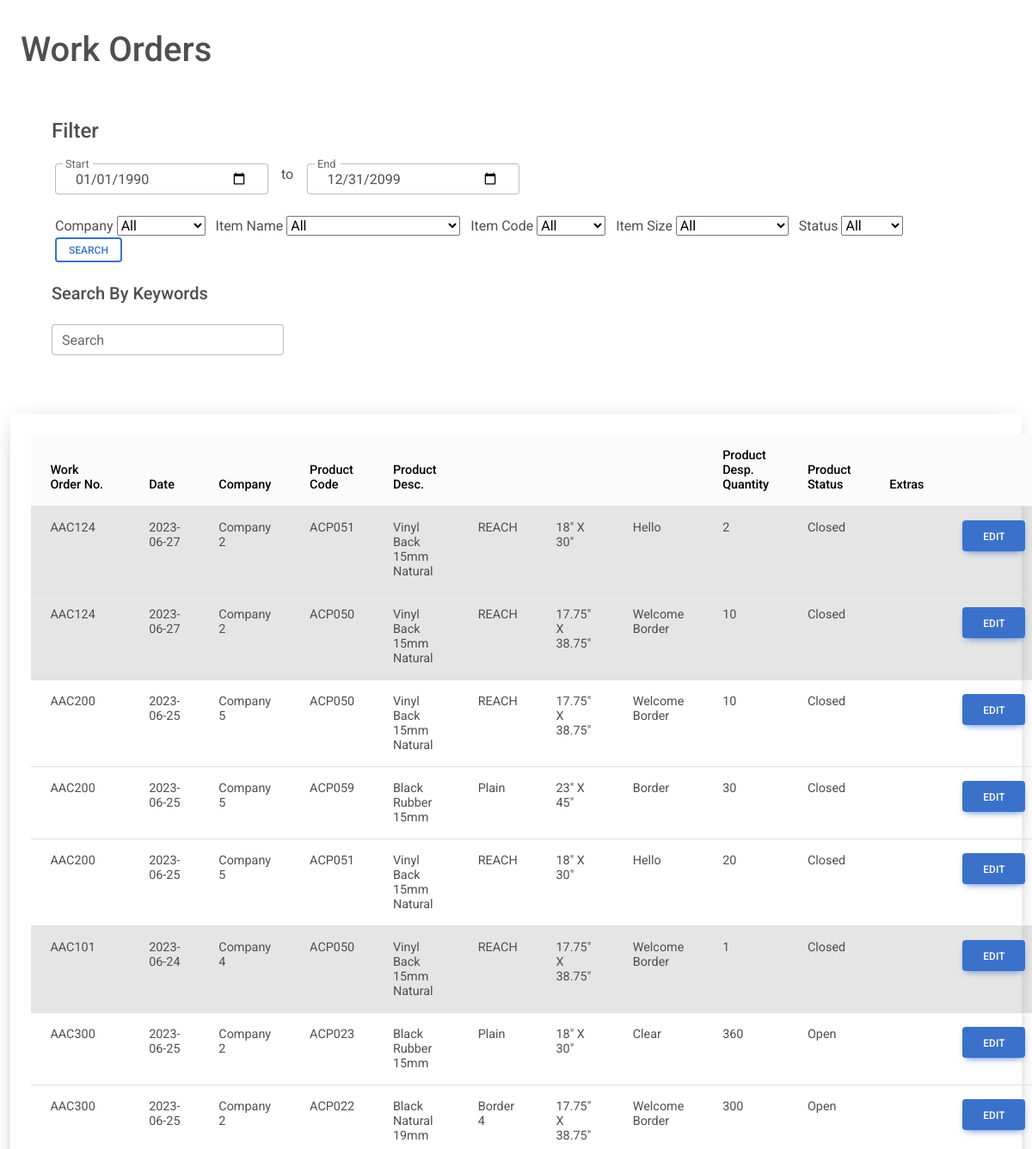
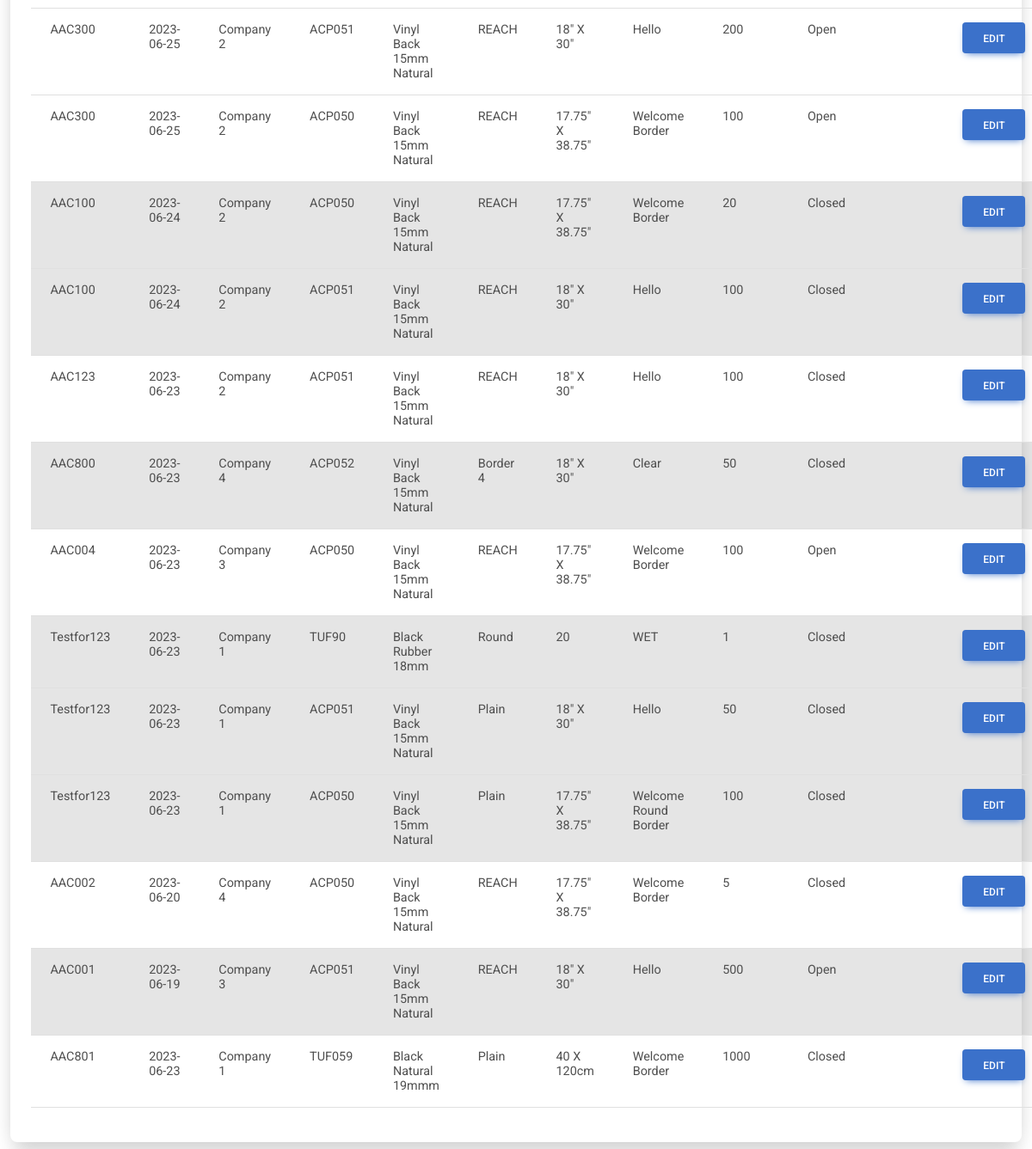
The app's page /workordershowall.php, older data (2 pictures, top to bottom).
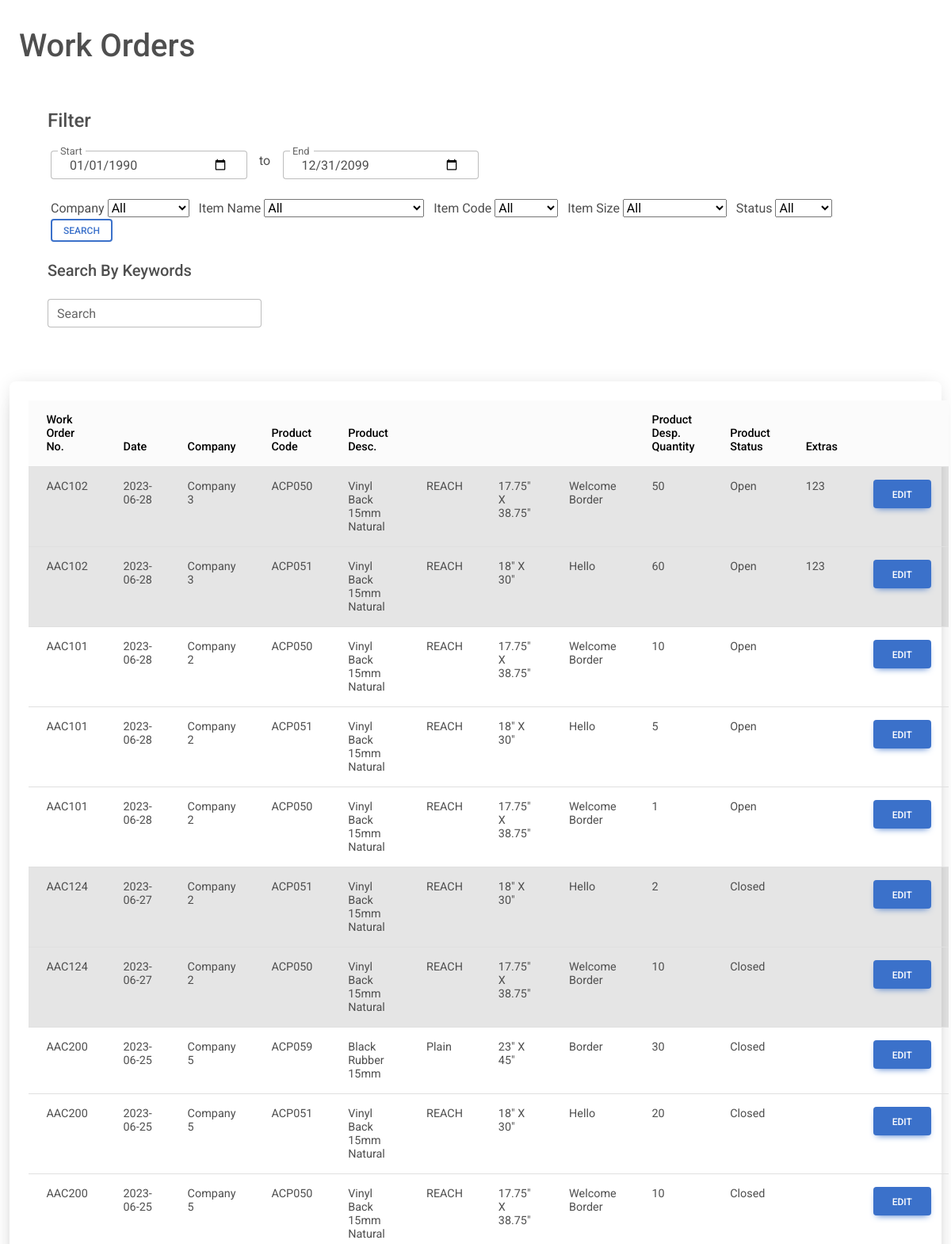
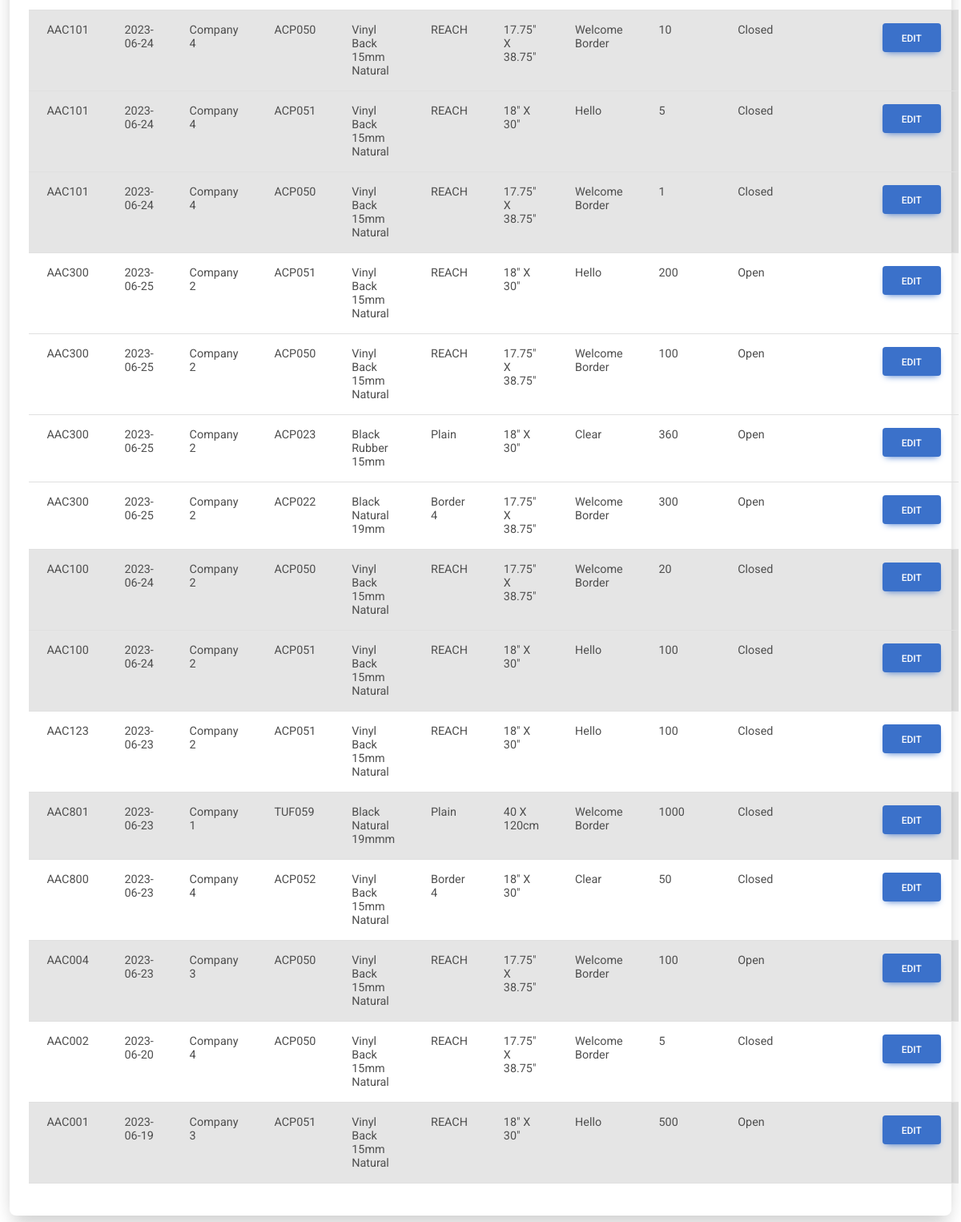
The same page, newer data (2 pictures, top to bottom).
### tables this page shows
CREATE TABLE IF NOT EXISTS `work_orders` (
  `id` int NOT NULL AUTO_INCREMENT,
  `date` date NOT NULL,
  `work_order_no` varchar(25) NOT NULL,
  `company` varchar(50) NOT NULL,
  `extras` varchar(50) NOT NULL,
  `status` varchar(20) NOT NULL DEFAULT 'Open',
  `timestamp` timestamp NOT NULL DEFAULT CURRENT_TIMESTAMP,
  PRIMARY KEY (`id`)
);

CREATE TABLE IF NOT EXISTS `work_order_products` (
  `work_order_no` varchar(25) NOT NULL,
  `code` varchar(25) NOT NULL,
  `name` varchar(50) NOT NULL,
  `design` varchar(50) NOT NULL,
  `size` varchar(25) NOT NULL,
  `features` varchar(50) NOT NULL,
  `qty` int NOT NULL
);

### workordershowall.php (the view, shortened to what this page needs)
<?php
include 'conn.php';
?>
<?php
$start = '1990-01-31';
$end = '2099-12-31';
$sql = "select * from work_orders,work_order_products where work_orders.work_order_no = work_order_products.work_order_no";
$sql .= "  AND date BETWEEN '$start' AND '$end' ORDER BY timestamp DESC";
$retval = mysqli_query($conn, $sql);
?>
<html>
<link rel="stylesheet" href="https://cdnjs.cloudflare.com/ajax/libs/font-awesome/6.0.0/css/all.min.css" />
<link rel="stylesheet" href="css/mdb.min.css" />
<body>
    <main>
        <br>
        <h1 class="mt-2 ms-4">Work Orders</h1>
        <div class="container-fluid">
            <div class='row justify-content main-container'>
                <div class="col">
                    <form name="filter" class="bg-white rounded-5 shadow-0-strong p-5" method="post">
                        <h4 class='mb-4'>Filter</h4>
                        <div class="row ms-1 justify-content w-50">
                            <div class="form-outline col">
                                <input type="date" class="form-control" value="1990-01-01" id='start' required
                                    name="start">
                                <label for="start" class='form-label'>Start</label>
                            </div>
                            <div class="col col-sm-1">
                                <center>to</center>
                            </div>
                            <div class="form-outline col">
                                <input name="end" class="form-control" value="2099-12-31" id='end' required type="date">
                                <label for="end" class="form-label">End</label>
                            </div>
                        </div>
                        <div class="col mt-4 mb-4 ms-1">
                            <label>Company</label>
                            <select name='company'>
                                <option selected>All</option>
                            </select>
                            <label>Item Name</label>
                            <select name='name'>
                                <option selected>All</option>
                            </select>
                            <label>Item Code</label>
                            <select name='code'>
                                <option selected>All</option>
                            </select>
                            <label>Item Size</label>
                            <select name='size'>
                                <option selected>All</option>
                            </select> &nbsp;
                            <label>Status</label>
                            <select name='status'>
                                <option selected>All</option>
                            </select>
                            <input type="submit" class=" btn btn-outline-primary btn-sm" data-mdb-ripple-color="dark"
                                name="filter" value="Search">
                        </div>
                        <h5 class='mb-4'>Search By Keywords</h5>
                        <div class='col justify-content w-25'>
                            <div class="input-group">
                                <div class="form-outline">
                                    <input type="text" id='search' class="form-control" name="search"
                                        placeholder="eg. ABC123">
                                    <label class="form-label" for="search">Search</label>
                                </div>
                            </div>
                        </div>
                    </form>
                </div>
                <div class="container">
                    <div class=" mt-1 mb-2 bg-white rounded-5 shadow-5-strong p-4">
                        <table class="table">
                            <thead class='table-light sticky-top'>
                                <th>
                                    Work Order No.
                                </th>
                                <th>
                                    Date
                                </th>
                                <th>
                                    Company
                                </th>
                                <th>
                                    Product Code
                                </th>
                                <th>
                                    Product Desc.
                                </th>
                                <th>
                                </th>
                                <th>
                                </th>
                                <th>
                                </th>
                                <th>
                                    Product Desp. Quantity
                                </th>
                                <th>
                                    Product Status
                                </th>
                                <th>
                                    Extras
                                </th>
                                <th>
                                </th>
                            </thead>
                            <tbody id='tablebody'>
                                <?php
                                $cur_no = -1;
                                $table_active = '';
                                while ($row = $retval->fetch_assoc()) {
                                    if ($cur_no == $row['work_order_no']) {
                                    } else {
                                        if ($table_active == 'table-active') {
                                            $table_active = '';
                                        } else {
                                            $table_active = 'table-active';
                                        }
                                    }
                                    if (!empty($row)) {
                                        echo "
                    <tr class='$table_active'>
                    <td>
                    {$row['work_order_no']}
                    </td>
                    <td>
                    {$row['date']}
                    </td>
                    <td>
                    {$row['company']}
                    </td>
                    <td>
                    {$row['code']}
                    </td>
                    <td>
                    {$row['name']}
                    </td>
                    <td>
                    {$row['design']}
                    </td>
                    <td>
                    {$row['size']}
                    </td>
                    <td>
                    {$row['features']}
                    </td>
                    <td>
                    {$row['qty']}
                    </td>
                    <td>
                    {$row['status']}
                    </td>
                    <td>
                    {$row['extras']}
                    </td>
                     <td>
                     <input type='submit' data-mdb-toggle='modal' data-mdb-target='#editPopup' id='{$row['work_order_no']}' class='edit-btn btn btn-primary' name='edit' value='Edit'>
            </td>
                    </tr>
                    ";
                                        $cur_no = $row['work_order_no'];
                                    }
                                }
                                ?>
                            </tbody>
                        </table>
                    </div>
                </div>
            </div>
        </div>
    </main>
</body>
</html>

Row changes from the older to the newer data that the page shows:
removed work_orders: work_order_products.work_order_no "Testfor123", date "2023-06-23", company "Company 1", work_order_products.code "TUF90", work_order_products.name "Black Rubber 18mm", work_order_products.design "Round", work_order_products.size "20", work_order_products.features "WET", work_order_products.qty "1", status "Closed", work_order_products.code "ACP051", work_order_products.name "Vinyl Back 15mm Natural", work_order_products.design "Plain", work_order_products.size "18\" X 30\"", work_order_products.features "Hello", work_order_products.qty "50", work_order_products.code "ACP050", work_order_products.size "17.75\" X 38.75\"", work_order_products.features "Welcome Round Border", work_order_products.qty "100"
added work_orders: work_order_products.work_order_no "AAC102", date "2023-06-28", company "Company 3", work_order_products.code "ACP050", work_order_products.name "Vinyl Back 15mm Natural", work_order_products.design "REACH", work_order_products.size "17.75\" X 38.75\"", work_order_products.features "Welcome Border", work_order_products.qty "50", status "Open", extras "123", work_order_products.code "ACP051", work_order_products.size "18\" X 30\"", work_order_products.features "Hello", work_order_products.qty "60"
added work_orders: work_order_products.work_order_no "AAC101", date "2023-06-28", company "Company 2", work_order_products.code "ACP050", work_order_products.name "Vinyl Back 15mm Natural", work_order_products.design "REACH", work_order_products.size "17.75\" X 38.75\"", work_order_products.features "Welcome Border", work_order_products.qty "10", status "Open", work_order_products.code "ACP051", work_order_products.size "18\" X 30\"", work_order_products.features "Hello", work_order_products.qty "5", work_order_products.qty "1"
computed for work_orders "Company 5": work_order_products.code "ACP050" → "ACP059"; work_order_products.name "Vinyl Back 15mm Natural" → "Black Rubber 15mm"; work_order_products.design "REACH" → "Plain"; work_order_products.size "17.75\" X 38.75\"" → "23\" X 45\""; work_order_products.features "Welcome Border" → "Border"; work_order_products.qty "10" → "30"; work_order_products.code "ACP059" → "ACP051"; work_order_products.name "Black Rubber 15mm" → "Vinyl Back 15mm Natural"; work_order_products.design "Plain" → "REACH"; work_order_products.size "23\" X 45\"" → "18\" X 30\""; work_order_products.features "Border" → "Hello"; work_order_products.qty "30" → "20"; work_order_products.code "ACP051" → "ACP050"; work_order_products.size "18\" X 30\"" → "17.75\" X 38.75\""; work_order_products.features "Hello" → "Welcome Border"; work_order_products.qty "20" → "10"
now on one of the page's lists (row unchanged): work_orders: work_order_products.work_order_no "AAC101", date "2023-06-24", company "Company 4", work_order_products.code "ACP051", work_order_products.name "Vinyl Back 15mm Natural", work_order_products.design "REACH", work_order_products.size "18\" X 30\"", work_order_products.features "Hello", work_order_products.qty "5", status "Closed", work_order_products.code "ACP050", work_order_products.size "17.75\" X 38.75\"", work_order_products.features "Welcome Border", work_order_products.qty "1"
computed for work_orders (number 5 of 13 on the later page): work_order_products.qty "1" → "10"
computed for work_orders "AAC300": work_order_products.code "ACP023" → "ACP051"; work_order_products.name "Black Rubber 15mm" → "Vinyl Back 15mm Natural"; work_order_products.design "Plain" → "REACH"; work_order_products.features "Clear" → "Hello"; work_order_products.qty "360" → "200"; work_order_products.code "ACP022" → "ACP050"; work_order_products.name "Black Natural 19mm" → "Vinyl Back 15mm Natural"; work_order_products.design "Border 4" → "REACH"; work_order_products.qty "300" → "100"; work_order_products.code "ACP051" → "ACP023"; work_order_products.name "Vinyl Back 15mm Natural" → "Black Rubber 15mm"; work_order_products.design "REACH" → "Plain"; work_order_products.features "Hello" → "Clear"; work_order_products.qty "200" → "360"; work_order_products.code "ACP050" → "ACP022"; work_order_products.name "Vinyl Back 15mm Natural" → "Black Natural 19mm"; work_order_products.design "REACH" → "Border 4"; work_order_products.qty "100" → "300"
shown differently, row unchanged: work_orders "Company 1": moves up the list
